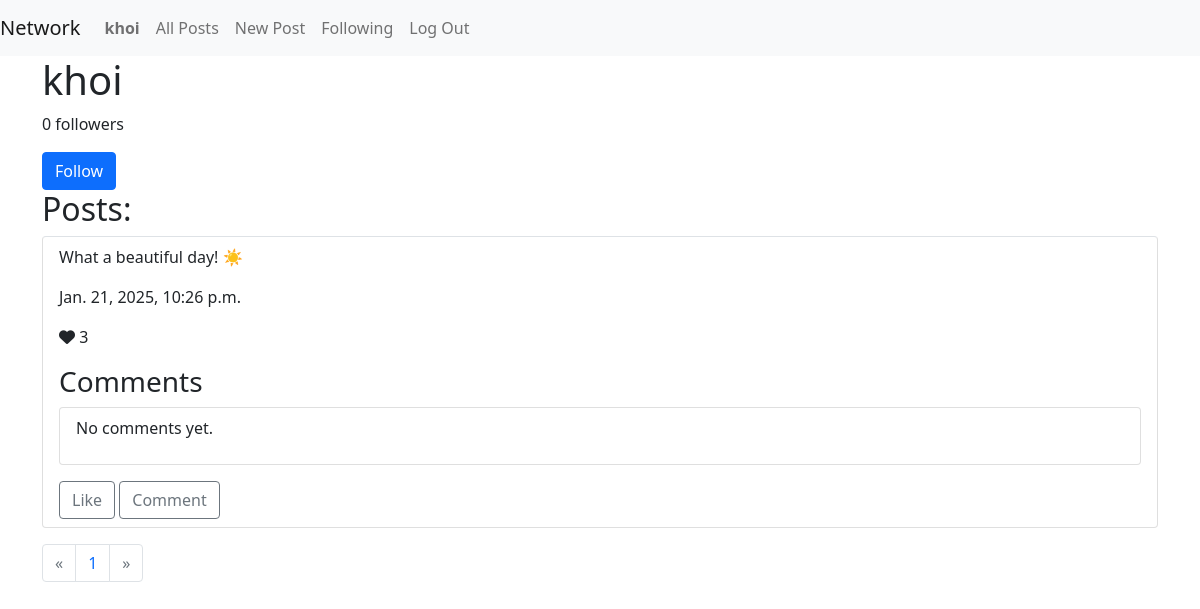
The app's page /user/1 (signed in), older data.
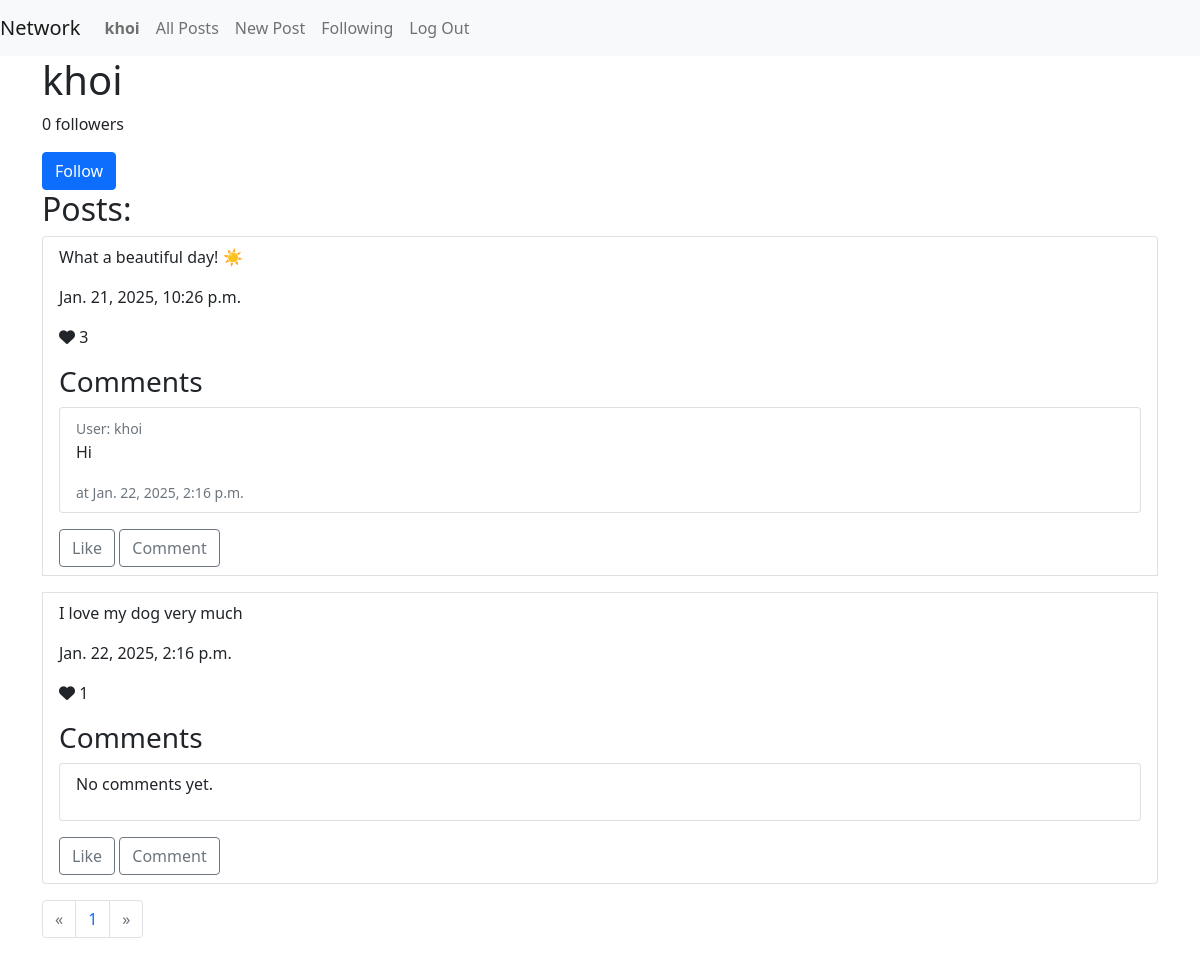
The same page, newer data.
### network/models.py (models this page shows, shortened)
class User(AbstractUser):
    def nbFollowers(self):
        return Follow.objects.filter(followed=self).count()
    def posts(self):
        return Post.objects.filter(user=self)

class Post(models.Model):
    likes = models.IntegerField(default=0)
    image = models.ImageField(upload_to='images/', blank=True, null=True)
    date = models.DateTimeField(auto_now_add=True)
    text = models.TextField()
    user = models.ForeignKey(User, on_delete=models.CASCADE, related_name='post_user')
    userLike = models.ManyToManyField(User, related_name='liked_posts', blank=True)
    def nbLikes(self):
        return self.userLike.count()

class Comment(models.Model):
    comment = models.TextField()
    post = models.ForeignKey(Post, on_delete=models.CASCADE, related_name='post_comment')
    user = models.ForeignKey(User, on_delete=models.CASCADE, related_name='user_comment')
    date = models.DateTimeField(auto_now_add=True)

### network/views.py (the view)
# urls.py: path("user/<int:user_id>", views.profile, name="profile"),
def profile(request, user_id):
    if request.method == "GET":
        user = User.objects.get(pk=user_id)
        followers = user.nbFollowers()
        posts = user.posts()
        isFollowing = Follow.objects.filter(follower=request.user, followed=user).exists()
        paginator = Paginator(posts, 10)
        page_number_seleted = request.GET.get('page')
        page_obj = paginator.get_page(page_number_seleted)
        isPreviousPage = page_obj.has_previous()
        isNextPage = page_obj.has_next()
        return render(request, "network/profile.html", {
            "page_obj": page_obj,
            "user": user,
            "followers": followers,
            "posts": posts,
            "followed": request.user in user.follower.all(),
            "paginator": paginator,
            "isPreviousPage": isPreviousPage,
            "isNextPage": isNextPage,
            "is_following": isFollowing
        })

### network/templates/network/profile.html (shortened to what this page needs)
{% extends "network/layout.html" %}
{% load static %}
{% block body %}
<div class="container">
    <h1>{{ user.username }}</h1>
    <div>
        <p id="followers">{{ followers }} followers</p>
        {% if is_following %}
            <button id="un-follow-btn" class="btn btn-primary" data-user-id="{{ user.id }}">Unfollow</button>
        {% else %}
            <button id="un-follow-btn" class="btn btn-primary" data-user-id="{{ user.id }}">Follow</button>
        {% endif %}
    </div>
    <h2>Posts:</h2>
    <ul class="list-group">
        {% for post in posts %}
            <li class="list-group-item mb-3 border-top">
                <div class="post">
                    <p>{{ post.text }}</p>
                    <p>{{ post.date }}</p>
                    <p><i class="fa-solid fa-heart"></i> <span id="like-post-{{ post.id }}">{{ post.nbLikes }}</span></p>
                    <h3>Comments</h3>
                    <ul class="list-group" id="comment-post-{{ post.id }}">
                        {% for comment in post.post_comment.all %}
                        <li class="list-group-item">
                            <small class="text-muted">User: {{comment.user.username}}</small>
                            <p>{{comment.comment}}</p>
                            <small class="text-muted">at {{comment.date}}</small>
                        </li>
                        {% empty %}
                        <li class="list-group-item">
                            <p>No comments yet.</p>
                        </li>
                        {% endfor %}
                    </ul>
                    <div class="mt-3">
                        <button class="btn btn-outline-secondary like-btn" data-post-id="{{ post.id }}">Like</button>
                        <button class="btn btn-outline-secondary comment-btn" data-post-id="{{ post.id }}">Comment</button>
                    </div>
                </div>
            </li>
        {% empty %}
            <li class="list-group-item">
                <p>No posts yet.</p>
            </li>
        {% endfor %}
    </ul>
    <nav aria-label="Post navigation">
        <ul class="pagination">
            <li class="page-item {% if not isPreviousPage %}disabled{% endif %}">
                <a class="page-link" href="?page={% if isPreviousPage %}{{ page_obj.previous_page_number }}{% endif %}"
                aria-label="Previous">
                    <span aria-hidden="true">&laquo;</span>
                </a>
            </li>
            {% for page_num in paginator.page_range %}
                <li class="page-item"><a class="page-link" href="?page={{ page_num }}">{{page_num}}</a></li>
            {% endfor %}
            <li class="page-item {% if not isPreviousPage %}disabled{% endif %}">
                <a class="page-link" href="?page={% if isNextPage %}{{ page_obj.previous_page_number }}{{ page_obj.next_page_number }}{% endif %}"
                aria-label="Next">
                    <span aria-hidden="true">&raquo;</span>
                </a>
            </li>
        </ul>
    </nav>
</div>
{% endblock %}

### network/templates/network/layout.html (shortened to what this page needs)
{% load static %}
<!DOCTYPE html>
<html lang="en">
  <head>
    <link
      href="https://cdn.jsdelivr.net/npm/bootstrap@5.0.2/dist/css/bootstrap.min.css"
      rel="stylesheet"
    />
    <link rel="stylesheet" href="https://cdnjs.cloudflare.com/ajax/libs/font-awesome/6.3.0/css/all.min.css">
    <link href="{% static 'network/styles.css' %}" rel="stylesheet" />
  </head>
  <body>
    <nav class="navbar navbar-expand-lg navbar-light bg-light">
      <a class="navbar-brand" href="#">Network</a>
      <div>
        <ul class="navbar-nav mr-auto">
          {% if user.is_authenticated %}
          <li class="nav-item">
            <a class="nav-link" href="#">
              <strong>{{ user.username }}</strong>
            </a>
          </li>
          {% endif %}
          <li class="nav-item">
            <a id="index" class="nav-link" href="{% url 'index' %}">All Posts</a>
          </li>
          {% if user.is_authenticated %}
          <li class="nav-item">
            <a class="nav-link" href="{% url 'create-post' %}">New Post</a>
          </li>
          <li class="nav-item">
            <a id="following" class="nav-link" href="#">Following</a>
          </li>
          <li class="nav-item">
            <a class="nav-link" href="{% url 'logout' %}">Log Out</a>
          </li>
          {% endif %}
        </ul>
      </div>
    </nav>
    <div class="body">{% block body %} {% endblock %}</div>
  </body>
</html>

Row changes from the older to the newer data that the page shows:
shown differently, row unchanged: Post "What a beautiful day! ☀️": no longer shows "No comments yet."
added Comment: user.username "khoi", comment "Hi", date "Jan. 22, 2025, 2:16 p.m.", shown under Post "What a beautiful day! ☀️"
added Post: text "I love my dog very much", date "Jan. 22, 2025, 2:16 p.m.", nbLikes "1"
